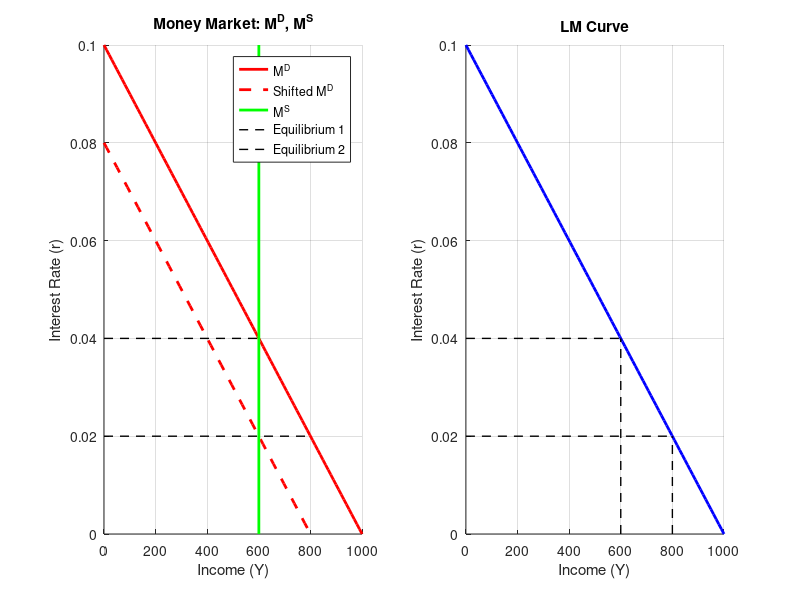

Reproduce this figure in MATLAB.
% Parameters for LM curve
M = 1000;   % Nominal money supply
P = 1;      % Price level
k = 0.5;    % Sensitivity of money demand to income
h = 2;      % Sensitivity of money demand to interest rate
Y = linspace(0, 1000, 100);  % Income from 0 to 1000
% r_eq = 0.04;  % Equilibrium interest rate
% Y_eq = 600;  % Equilibrium income
r_eq1 = 0.04;  % First equilibrium interest rate
r_eq2 = 0.02;  % Second equilibrium interest rate
Y_eq1 = 600;  % First equilibrium income
Y_eq2 = 800;  % Second equilibrium income

% Money demand and supply
MD = 0.1 - 0.0001 * Y;  % Money demand curve
MD_shifted = MD - 0.02;  % Shifted Saving function
MS = M / P * ones(size(Y));  % Money supply (vertical line at income = 600)

% Plot LM curve, Money demand, and Money supply
figure;

% Subplot 1: Money demand and supply
subplot(1, 2, 1);
hold on;
plot(Y, MD, 'r', 'LineWidth', 2);  % Money demand
plot(Y, MD_shifted, 'r--', 'LineWidth', 2);  % Shifted Money demand curve
plot([600, 600], [0, max(MD)], 'g', 'LineWidth', 2);  % Money supply (vertical)
% plot([Y_eq1, Y_eq1], [0, r_eq1], 'k--', 'LineWidth', 1);  % First equilibrium line
plot([0, Y_eq1], [r_eq1, r_eq1], 'k--', 'LineWidth', 1);  % First equilibrium line
% plot([Y_eq2, Y_eq2], [0, r_eq2], 'k--', 'LineWidth', 1);  % Second equilibrium line
plot([0, Y_eq2], [r_eq2, r_eq2], 'k--', 'LineWidth', 1);  % Second equilibrium line
xlabel('Income (Y)');
ylabel('Interest Rate (r)');
title('Money Market: M^D, M^S');
legend('M^D', 'Shifted M^D', 'M^S', 'Equilibrium 1', 'Equilibrium 2', 'Location', 'Best');
ylim([0, 0.1]);
grid on;
hold off;

% Subplot 2: LM curve
subplot(1, 2, 2);
hold on;
LM =  0.1 - 0.0001 * Y;  % LM curve (left bottom to right up)
plot(Y, LM, 'b', 'LineWidth', 2);  % LM curve
plot([Y_eq1, Y_eq1], [0, r_eq1], 'k--', 'LineWidth', 1);  % First equilibrium line
plot([0, Y_eq1], [r_eq1, r_eq1], 'k--', 'LineWidth', 1);  % First equilibrium line
plot([Y_eq2, Y_eq2], [0, r_eq2], 'k--', 'LineWidth', 1);  % Second equilibrium line
plot([0, Y_eq2], [r_eq2, r_eq2], 'k--', 'LineWidth', 1);  % Second equilibrium line
xlabel('Income (Y)');
ylabel('Interest Rate (r)');
title('LM Curve');
ylim([0, 0.1]);
grid on;
hold off;
